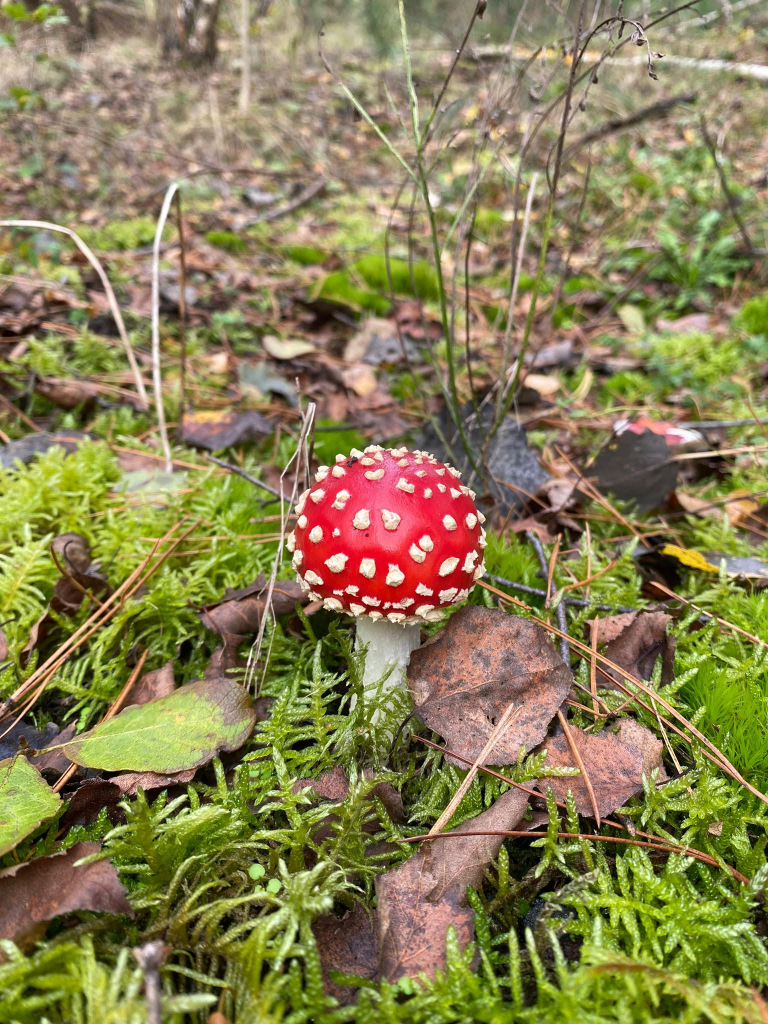
#> input picture redmushroom.jpeg, 1536 x 2048 px, found by its file name (shown at 1/2 size)
$ jupyter execute temp.ipynb
#> lines starting #> are read from the running program, lines starting #| are printed output that depends on the picture
[cell 1]
from PIL import Image
import numpy as np
import matplotlib.pyplot as plt

# Load your image
image = Image.open("redmushroom.jpeg").convert("RGB")
#> image is the input picture: PIL image 1536x2048 RGB; mean R, G, B 137, 127.8, 82.9
image_np = np.array(image) / 255.0  # Normalize to [0, 1]

# Crop a specific region of the image (rows 800 to 1311, columns 513 to 1024)
image_np_cropped = image_np[800:1311, 513:1024]
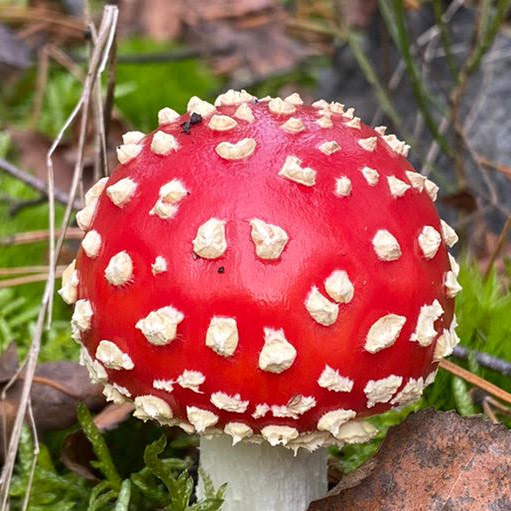
#> image_np_cropped: shape (511, 511, 3) float64; mean R, G, B 0.619, 0.392, 0.333

# Print cropped image size (height, width, channels)
print(f"Cropped Image size: {image_np_cropped.shape[:2]} (Height, Width)")
#| Cropped Image size: (511, 511) (Height, Width)

# Resize the cropped image by 1/4 of its original size
image_resized = Image.fromarray((image_np_cropped * 255).astype(np.uint8))  # Convert to uint8
new_size = (image_resized.width // 4, image_resized.height // 4)  # 1/4 of original dimensions
#> new_size = (127, 127)
image_resized = image_resized.resize(new_size)
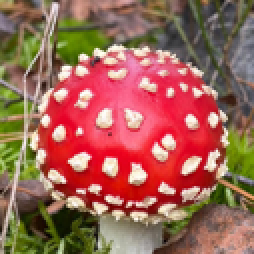
#> image_resized: PIL image 127x127 RGB (shown 2 times larger); mean R, G, B 158, 99.9, 84.9

# Convert resized image to numpy array and normalize
image_resized_np = np.array(image_resized) / 255.0

# Add Gaussian noise to the resized image
mean = 0
std = 0.1
noise = np.random.normal(mean, std, image_resized_np.shape)
noisy_image_resized = np.clip(image_resized_np + noise, 0, 1)  # Keep values in [0, 1]
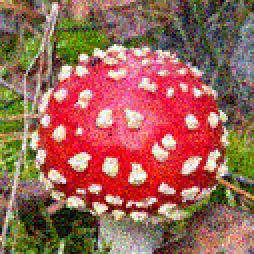
#> noisy_image_resized: shape (127, 127, 3) float64 (shown 2 times larger); mean R, G, B 0.614, 0.394, 0.337

# Show original cropped, resized, and noisy resized images side-by-side
plt.figure(figsize=(18, 6))

# Cropped image
plt.subplot(1, 3, 1)
plt.imshow(image_np_cropped)
plt.title("Cropped Image")
plt.axis("off")

# Resized image
plt.subplot(1, 3, 2)
plt.imshow(image_resized_np)
plt.title("Resized Image (1/4 Size)")
plt.axis("off")

# Noisy resized image
plt.subplot(1, 3, 3)
plt.imshow(noisy_image_resized)
plt.title("Noisy Resized Image (Gaussian)")
plt.axis("off")

plt.tight_layout()
plt.show()
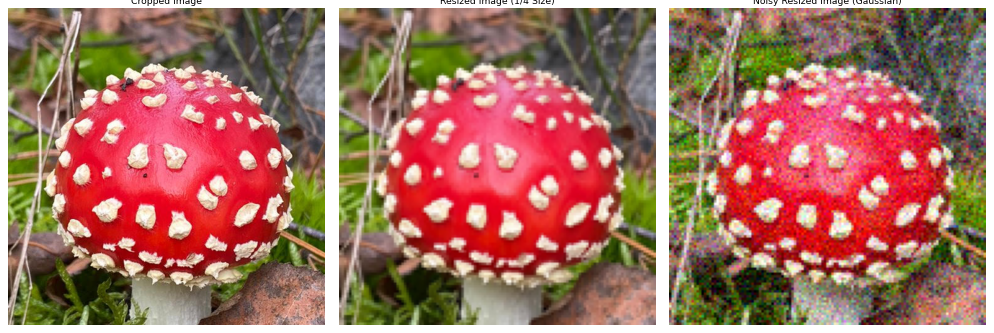
#> figure drawn by matplotlib, 3 panels

# Save the resized and noisy resized images
image_resized.save("resized_redmushroom_cropped.png")
Image.fromarray((noisy_image_resized * 255).astype(np.uint8)).save("noisy_resized_redmushroom_cropped.png")

[cell 2]
import numpy as np
import matplotlib.pyplot as plt

# Generate 30 to 50 random x values in first quadrant
num_points = np.random.randint(30, 51)
x = np.sort(np.random.uniform(0, 10, num_points))

# Define a quadratic function and add noise
true_func = lambda x: 0.5 * x**2 - 2 * x + 3
noise = np.random.normal(0, 5, size=num_points)
y = true_func(x) + noise
y = np.clip(y, 0, None)  # Keep y in first quadrant

# Fit a quadratic polynomial
coeffs = np.polyfit(x, y, deg=2)
poly = np.poly1d(coeffs)

# Generate fitted curve
x_curve = np.linspace(0, max(x), 200)
y_curve = poly(x_curve)

# Create plot
fig, ax = plt.subplots(figsize=(10, 8))

# Plot data points and fitted curve
ax.scatter(x, y, color='orange', edgecolor='black', s=60)
ax.plot(x_curve, y_curve, color='blue', linewidth=3)

# Set limits to show only first quadrant
x_max = max(x) * 1.1
y_max = max(y_curve) * 1.1
ax.set_xlim(0, x_max)
ax.set_ylim(0, y_max)

# Remove all spines and ticks
for spine in ax.spines.values():
    spine.set_visible(False)
ax.set_xticks([])
ax.set_yticks([])

# Axis labels with large font
ax.set_xlabel("X", fontsize=30, labelpad=20)
ax.set_ylabel("Y", fontsize=30, labelpad=20)

# Remove legend
if ax.get_legend():
    ax.get_legend().remove()

# Add custom arrowed axes
arrowprops = dict(arrowstyle='->', linewidth=3, color='black', shrinkA=0, shrinkB=0)
ax.annotate('', xy=(x_max, 0), xytext=(0, 0), arrowprops=arrowprops)
ax.annotate('', xy=(0, y_max), xytext=(0, 0), arrowprops=arrowprops)

# Save the image
plt.tight_layout()
plt.savefig("regression_plot.png", dpi=300)
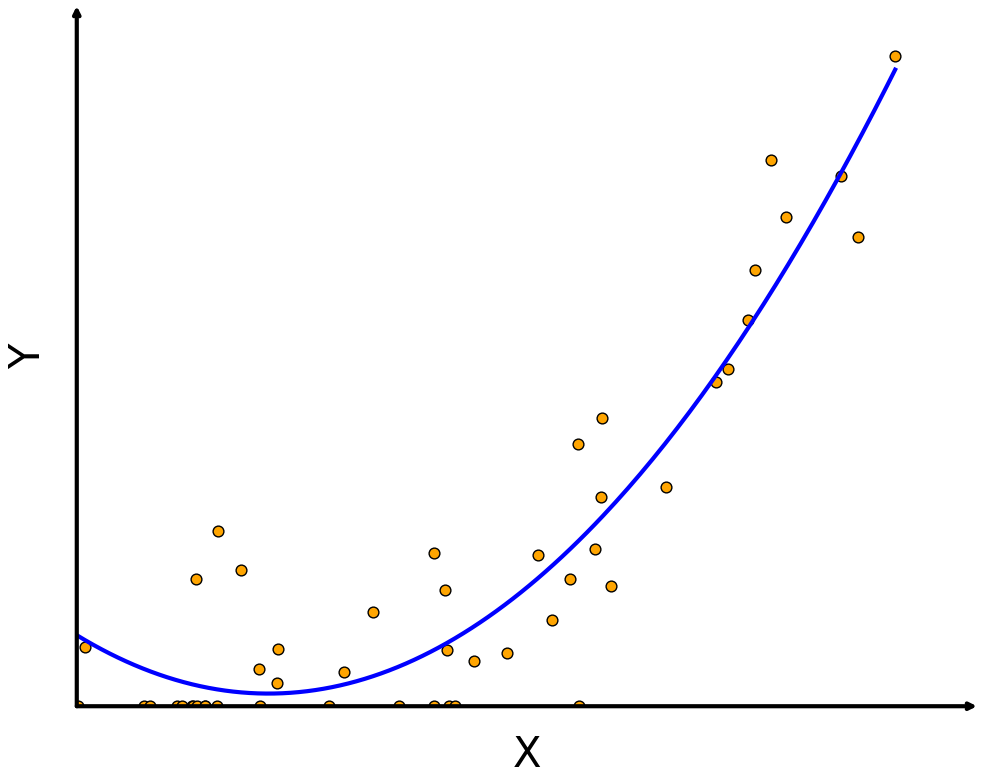
#> figure drawn by matplotlib, 1 panel
plt.close()
